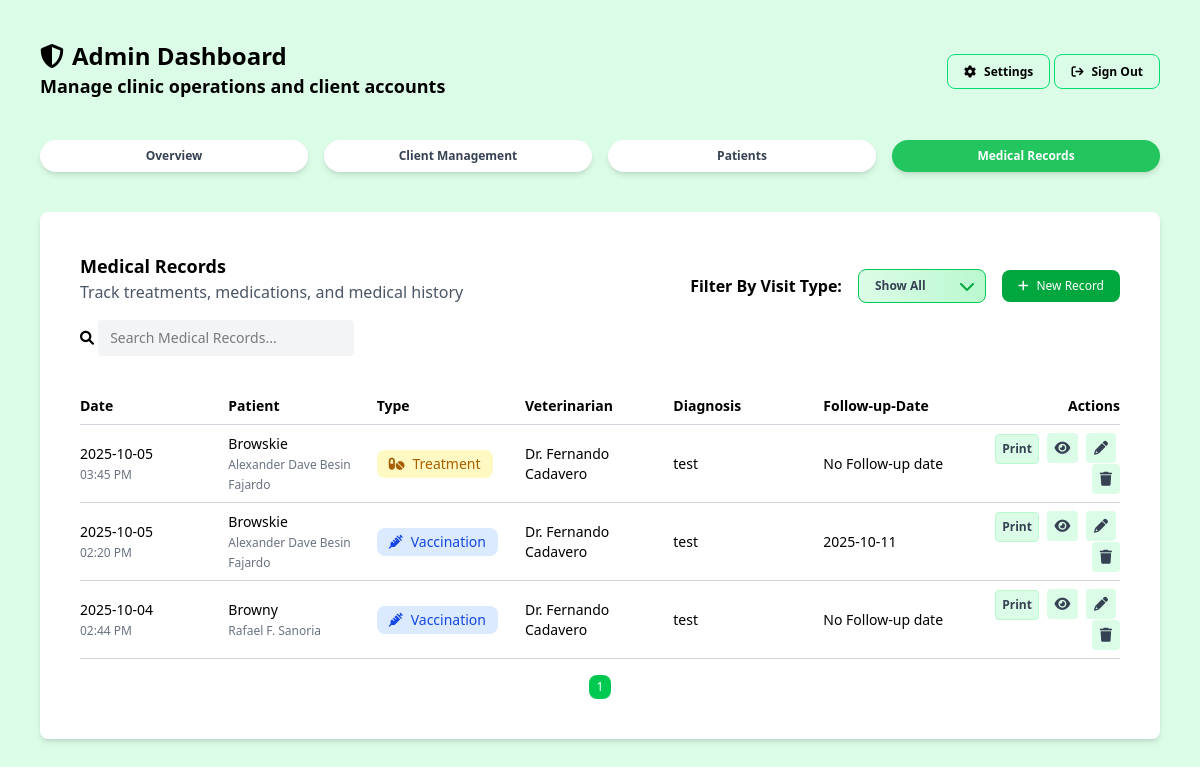
The app's page /admin/medical-records.php (signed in) with its own data.
### tables this page shows
CREATE TABLE `medical_records` (
  `id` int(11) NOT NULL,
  `pet_id` int(10) UNSIGNED NOT NULL,
  `visit_type` text NOT NULL,
  `visit_date` date NOT NULL,
  `visit_time` time DEFAULT NULL,
  `veterinarian` text NOT NULL,
  `weight` decimal(5,2) DEFAULT NULL,
  `weight_unit` enum('Kg','Lbs') DEFAULT NULL,
  `temperature` decimal(5,2) DEFAULT NULL,
  `temp_unit` enum('C','F') DEFAULT NULL,
  `diagnosis` text DEFAULT NULL,
  `treatment` text DEFAULT NULL,
  `medications` text DEFAULT NULL,
  `follow_up_date` date DEFAULT NULL,
  `notes` text DEFAULT NULL,
  `created_at` datetime DEFAULT current_timestamp()
);

CREATE TABLE `pets` (
  `id` int(10) UNSIGNED NOT NULL,
  `owner_id` bigint(20) DEFAULT NULL,
  `name` text NOT NULL,
  `species` text NOT NULL,
  `breed` text DEFAULT NULL,
  `age` int(11) DEFAULT NULL,
  `age_unit` enum('Days','Months','Years') DEFAULT NULL,
  `gender` enum('Male','Female') DEFAULT NULL,
  `weight` decimal(5,2) DEFAULT NULL,
  `weight_unit` enum('Kg','Lbs') DEFAULT NULL,
  `color` varchar(255) DEFAULT NULL,
  `birth_date` date DEFAULT NULL,
  `notes` longtext DEFAULT NULL,
  `registered_at` timestamp NOT NULL DEFAULT current_timestamp() ON UPDATE current_timestamp(),
  `status` enum('Alive','Dead') NOT NULL DEFAULT 'Alive'
);

CREATE TABLE `owners` (
  `id` bigint(20) NOT NULL,
  `user_id` bigint(20) DEFAULT NULL,
  `name` text NOT NULL,
  `email` text DEFAULT NULL,
  `phone` varchar(32) DEFAULT NULL,
  `emergency` varchar(32) DEFAULT NULL,
  `address` longtext NOT NULL,
  `created_at` timestamp NOT NULL DEFAULT current_timestamp(),
  `status` enum('Active','Inactive') NOT NULL DEFAULT 'Active'
);

### helpers/fetch.php (called while the page is built, shortened)
<?php
function fetchAllData(PDO $pdo, string $query, array $params = []): array
{
    $stmt = $pdo->prepare($query);
    $stmt->execute($params);
    return $stmt->fetchAll(PDO::FETCH_ASSOC);
}

### admin/medical-records.php (the view, shortened to what this page needs)
<?php
include_once __DIR__ . '/../config/config.php';
require_once __DIR__ . '/../helpers/fetch.php';
?>
<!DOCTYPE html>
<html lang="en">
<head>
    <link rel="stylesheet" href="../assets/css/output.css">
    <link rel="stylesheet" href="../assets/css/global.css">
    <link rel="stylesheet" href="https://cdnjs.cloudflare.com/ajax/libs/font-awesome/6.0.0-beta3/css/all.min.css">
</head>
<body class="bg-green-100 w-full min-h-screen overflow-y-auto">
    <?php
    include_once '../includes/admin-header.php';
    ?>
    <main class="p-10 max-w-[1400px] mx-auto">
        <section class="w-full bg-white rounded-lg shadow-md p-10">
            <div class="mb-4 flex items-center justify-between">
                <div>
                    <h3 class="font-semibold text-lg">Medical Records</h3>
                    <h4 class="text-gray-600">Track treatments, medications, and medical history</h4>
                </div>
                <div class="flex flex-row items-center space-x-4">
                    <div class="flex justify-between items-center space-x-4">
                        <h3 class="relative inline-block mt-4 font-semibold">Filter By Visit Type:</h3>
                        <div class="relative inline-block mt-4">
                            <select id="typeFilter"
                                class="appearance-none cursor-pointer w-32 px-4 py-2 pr-8 rounded-lg text-xs font-semibold text-gray-700
                                bg-gradient-to-r from-green-100 to-green-200 border border-green-500
                                hover:from-green-200 hover:to-green-300 focus:outline-none focus:ring-2 focus:ring-green-400 transition">
                                <option value="">Show All</option>
                            </select>
                            <span class="absolute right-3 top-1/2 transform -translate-y-1/2 pointer-events-none">
                                <i class="fa-solid fa-chevron-down text-green-600"></i>
                            </span>
                        </div>
                    </div>
                    <button data-modal="addNewRecord"
                        class="open-add-modal cursor-pointer mt-4 px-4 py-2 bg-green-600 text-white rounded-lg text-xs hover:bg-green-700"><i
                            class="fa-solid fa-plus mr-2"></i>New Record</button>
                </div>
            </div>
            <div class="mb-4">
                <form>
                    <i class="fa-solid fa-search text-sm"></i>
                    <input type="search" id="search" placeholder="Search Medical Records..."
                        class="bg-gray-100 rounded px-3 py-2 mb-4 text-sm w-64 focus:outline-none focus:ring-2 focus:ring-green-500">
                </form>
            </div>
            <table id="recordsTable" class="table-fixed w-full table-collapse">
                <thead>
                    <tr class="text-sm text-left border-b border-gray-300">
                        <th class="font-semibold py-2">Date</th>
                        <th class="font-semibold py-2">Patient</th>
                        <th class="font-semibold py-2">Type</th>
                        <th class="font-semibold py-2">Veterinarian</th>
                        <th class="font-semibold py-2 w-[150px]">Diagnosis</th>
                        <th class="font-semibold py-2">Follow-up-Date</th>
                        <th class="font-semibold py-2 text-right">Actions</th>
                    </tr>
                </thead>
                <tbody id="recordsBody">
                    <?php
                    $records = fetchAllData(
                        $pdo,
                        "SELECT m.id AS medical_record_id, m.visit_date, m.visit_time, m.veterinarian, m.weight, m.weight_unit, m.temperature, m.temp_unit, p.name AS patient_name, o.name AS owner_name, m.visit_type, m.diagnosis, m.treatment, m.medications, m.notes, m.follow_up_date, c.certificate_number
                        FROM medical_records m
                        JOIN pets p ON m.pet_id = p.id
                        JOIN owners o ON p.owner_id = o.id
                        LEFT JOIN certificates c ON c.record_id = m.id
                        ORDER BY m.created_at DESC"
                    );
                    $visitType = [
                        'Routine Checkup' => ['icon' => 'fa-solid fa-stethoscope', 'color' => 'text-green-800', 'bg' => 'bg-green-100'],
                        'Surgery' => ['icon' => 'fa-solid fa-kit-medical', 'color' => 'text-red-700', 'bg' => 'bg-red-100'],
                        'Vaccination' => ['icon' => 'fa-solid fa-syringe', 'color' => 'text-blue-700', 'bg' => 'bg-blue-100'],
                        'Treatment' => ['icon' => 'fa-solid fa-pills', 'color' => 'text-yellow-700', 'bg' => 'bg-yellow-100'],
                        'Emergency' => ['icon' => 'fa-solid fa-triangle-exclamation', 'color' => 'text-orange-700', 'bg' => 'bg-orange-100']
                    ];
                    foreach ($records as $record) {
                        $Type = $record['visit_type'];
                        $typeinfo = $visitType[$Type] ?? ['icon' => 'fa-solid fa-question', 'color' => 'text-gray-700', 'bg' => 'bg-gray-200'];
                        $dataFollow = (!empty($record['follow_up_date']) && $record['follow_up_date'] !== '0000-00-00')
                            ? $record['follow_up_date']
                            : '';
                        $visitTimeFormatted = '';
                        if (!empty($record['visit_time'])) {
                            $t = DateTime::createFromFormat('H:i:s', $record['visit_time']);
                            if ($t) {
                                $visitTimeFormatted = $t->format('h:i A');
                            }
                        }
                        echo '<tr
                            data-id="' . htmlspecialchars($record['medical_record_id']) . '"
                            data-type="' . htmlspecialchars($record['visit_type']) . '"
                            class="border-b border-gray-300 hover:bg-green-50 text-sm">';
                        echo "<td class='py-2'>
                                <span class='font-medium'>" . htmlspecialchars($record['visit_date']) . "</span><br>
                                <span class='text-gray-500 text-xs'>" . $visitTimeFormatted . "</span>
                            </td>";
                        echo "<td class='py-2'>
                                <span class='font-medium'>" . htmlspecialchars($record['patient_name']) . "</span><br>
                                <span class='text-gray-500 text-xs'>" . htmlspecialchars($record['owner_name']) . "</span>
                            </td>";
                        echo '<td class="py-2">
                              <div class="' . $typeinfo['bg'] . ' ' . $typeinfo['color'] . ' rounded-lg px-3 py-1 inline-flex items-center gap-2">
                                    <i class="' . $typeinfo['icon'] . '"></i>
                                    <span>' . htmlspecialchars($record['visit_type']) . '</span>
                                </div>
                            </td>';
                        echo '<td class="py-2">' . htmlspecialchars($record['veterinarian']) . '</td>';
                        echo '<td class="py-2 truncate whitespace-nowrap overflow-hidden" style="width:150px; max-width:150px;">'
                            . htmlspecialchars($record['diagnosis']) .
                            '</td>';
                        echo '<td>' . (
                            !empty($record['follow_up_date']) && $record['follow_up_date'] !== '0000-00-00'
                            ? htmlspecialchars($record['follow_up_date'])
                            : 'No Follow-up date'
                        ) . '</td>';
                        echo '<td class="py-2 text-right space-x-1">
                               <button class="issue-certificate-btn cursor-pointer font-semibold text-xs text-gray-700 bg-green-100 p-1.5 border rounded border-green-200 hover:bg-green-300"
                                data-medical-record-id="' . htmlspecialchars($record['medical_record_id']) . '"
                                data-medical-certificate-number="' . htmlspecialchars($record['certificate_number']) . '"
                                data-pet-name="' . htmlspecialchars($record['patient_name']) . '">Print</button>
                                <button
                                    data-modal = "viewModal"
                                    data-id="' . $record['medical_record_id'] . '"
                                    data-date="' . htmlspecialchars($record['visit_date'] ?? '') . '"
                                    data-time="' . htmlspecialchars($record['visit_time'] ?? '') . '"
                                    data-type="' . htmlspecialchars($record['visit_type'] ?? '') . '"
                                    data-type-bg="' . htmlspecialchars($typeinfo['bg']) . '"
                                    data-type-color="' . htmlspecialchars($typeinfo['color']) . '"
                                    data-type-icon="' . htmlspecialchars($typeinfo['icon']) . '"
                                    data-patient="' . htmlspecialchars($record['patient_name'] ?? '') . '"
                                    data-owner="' . htmlspecialchars($record['owner_name'] ?? '') . '"
                                    data-veterinarian="' . htmlspecialchars($record['veterinarian'] ?? '') . '"
                                    data-weight="' . htmlspecialchars($record['weight'] ?? '') . '"
                                    data-weightunit="' . htmlspecialchars($record['weight_unit'] ?? '') . '"
                                    data-temperature="' . htmlspecialchars($record['temperature'] ?? '') . '"
                                    data-tempunit="' . htmlspecialchars($record['temp_unit'] ?? '') . '"
                                    data-diagnosis="' . htmlspecialchars($record['diagnosis'] ?? '') . '"
                                    data-treatment="' . htmlspecialchars($record['treatment'] ?? '') . '"
                                    data-medications="' . htmlspecialchars($record['medications'] ?? '') . '"
                                    data-follow="' . htmlspecialchars($dataFollow) . '"
                                    data-notes="' . htmlspecialchars($record['notes'] ?? '') . '"
                                    class="open-modal fa-solid fa-eye cursor-pointer text-gray-700 bg-green-100 p-2 rounded hover:bg-green-300"></button>
                                <button class="open-edit-modal fa-solid fa-pencil cursor-pointer text-gray-700 bg-green-100 p-2 rounded hover:bg-green-300" data-id="' . $record['medical_record_id'] . '"></button>
                                <button class="open-delete-modal fa-solid fa-trash cursor-pointer text-gray-700 bg-green-100 p-2 rounded hover:bg-red-400" data-id="' . $record['medical_record_id'] . '"></button>
                            </td>';
                        echo '</tr>';
                    }
                    ?>
                </tbody>
            </table>
            <div id="pagination" class="flex justify-center space-x-2 mt-4"></div>
        </section>
    </main>
</body>
</html>

### records on screen
medical_records: visit_date "2025-10-05", visit_time "03:45 PM", pet.name "Browskie", owners.name "Alexander Dave Besin Fajardo", visit_type "Treatment", veterinarian "Dr. Fernando Cadavero", diagnosis "test", shows "No Follow-up date"
medical_records: visit_date "2025-10-05", visit_time "02:20 PM", pet.name "Browskie", owners.name "Alexander Dave Besin Fajardo", visit_type "Vaccination", veterinarian "Dr. Fernando Cadavero", diagnosis "test", follow_up_date "2025-10-11"
medical_records: visit_date "2025-10-04", visit_time "02:44 PM", pet.name "Browny", owners.name "Rafael F. Sanoria", visit_type "Vaccination", veterinarian "Dr. Fernando Cadavero", diagnosis "test", shows "No Follow-up date"
